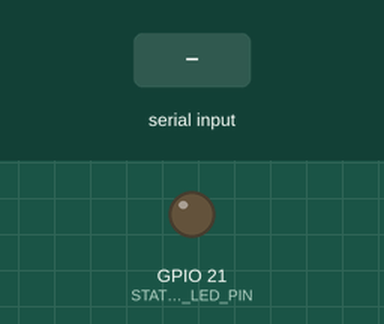
This sketch was run on a simulated Seeed XIAO ESP32-S3. Shown: output pins drawn as LEDs (lit = HIGH). The test bench sets the inputs (shaded band). WiFi joins after 1.5 s; servers stay silent unless stated; uploads are accepted with an empty reply; the camera gives no picture; what the sketch prints to the serial monitor is not drawn.

Above: at 5.5 s.
5.6 s: "c" received over Serial
At 5.85 s:
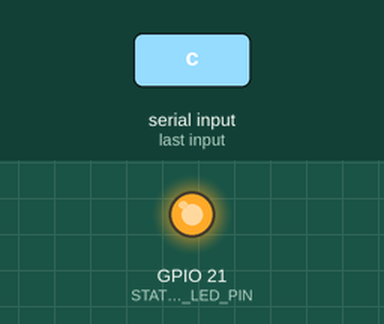
Timing chart, 0 to 8.6 s (numbered marks = the images above; inputs shaded):
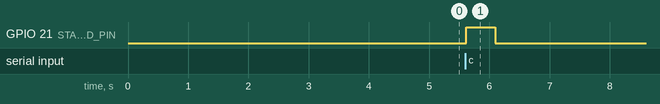

Measured:
- after the input at 5.6 s, GPIO 21 (STATUS_LED_PIN): LOW → HIGH at once, → LOW 0.48 s later

The sketch:

child_spoon_demo_upload.ino
```cpp
/**
 * Upload test sketch for XIAO ESP32S3 Sense + OV5640
 *
 * Serial commands:
 *   c -> capture one spoonful frame and upload to /api/premeal
 *   h -> help
 */

#include "esp_camera.h"
#include <WiFi.h>
#include <HTTPClient.h>

const char* WIFI_SSID = "YOUR_WIFI_SSID";
const char* WIFI_PASSWORD = "YOUR_WIFI_PASSWORD";
const char* SERVER_BASE_URL = "http://YOUR_COMPUTER_IP:5000";
const char* DEVICE_ID = "child-spoon-01";

// XIAO ESP32S3 Sense + OV5640 pins
#define PWDN_GPIO_NUM  -1
#define RESET_GPIO_NUM -1
#define XCLK_GPIO_NUM  10
#define SIOD_GPIO_NUM  40
#define SIOC_GPIO_NUM  39
#define Y9_GPIO_NUM    48
#define Y8_GPIO_NUM    11
#define Y7_GPIO_NUM    12
#define Y6_GPIO_NUM    14
#define Y5_GPIO_NUM    16
#define Y4_GPIO_NUM    18
#define Y3_GPIO_NUM    17
#define Y2_GPIO_NUM    15
#define VSYNC_GPIO_NUM 38
#define HREF_GPIO_NUM  47
#define PCLK_GPIO_NUM  13

#ifdef LED_BUILTIN
const int STATUS_LED_PIN = LED_BUILTIN;
#else
const int STATUS_LED_PIN = -1;
#endif

void setStatusLed(bool on) {
  if (STATUS_LED_PIN >= 0) {
    digitalWrite(STATUS_LED_PIN, on ? HIGH : LOW);
  }
}

bool initCamera() {
  camera_config_t config;
  config.ledc_channel = LEDC_CHANNEL_0;
  config.ledc_timer = LEDC_TIMER_0;
  config.pin_d0 = Y2_GPIO_NUM;
  config.pin_d1 = Y3_GPIO_NUM;
  config.pin_d2 = Y4_GPIO_NUM;
  config.pin_d3 = Y5_GPIO_NUM;
  config.pin_d4 = Y6_GPIO_NUM;
  config.pin_d5 = Y7_GPIO_NUM;
  config.pin_d6 = Y8_GPIO_NUM;
  config.pin_d7 = Y9_GPIO_NUM;
  config.pin_xclk = XCLK_GPIO_NUM;
  config.pin_pclk = PCLK_GPIO_NUM;
  config.pin_vsync = VSYNC_GPIO_NUM;
  config.pin_href = HREF_GPIO_NUM;
  config.pin_sccb_sda = SIOD_GPIO_NUM;
  config.pin_sccb_scl = SIOC_GPIO_NUM;
  config.pin_pwdn = PWDN_GPIO_NUM;
  config.pin_reset = RESET_GPIO_NUM;
  config.xclk_freq_hz = 10000000;
  config.pixel_format = PIXFORMAT_JPEG;

  if (psramFound()) {
    config.frame_size = FRAMESIZE_VGA;
    config.jpeg_quality = 12;
    config.fb_count = 2;
  } else {
    config.frame_size = FRAMESIZE_QVGA;
    config.jpeg_quality = 15;
    config.fb_count = 1;
  }

#ifdef CAMERA_FB_IN_PSRAM
  config.fb_location = CAMERA_FB_IN_PSRAM;
#endif

#ifdef CAMERA_GRAB_LATEST
  config.grab_mode = CAMERA_GRAB_LATEST;
#endif

  esp_err_t err = esp_camera_init(&config);
  if (err != ESP_OK) {
    Serial.printf("[Camera] init failed: 0x%x\n", err);
    return false;
  }

  sensor_t* s = esp_camera_sensor_get();
  if (s) {
    s->set_brightness(s, 0);
    s->set_contrast(s, 0);
    s->set_saturation(s, 0);
  }

  Serial.println("[Camera] ready");
  return true;
}

void connectWiFi() {
  WiFi.mode(WIFI_STA);
  WiFi.begin(WIFI_SSID, WIFI_PASSWORD);

  Serial.printf("[WiFi] connecting to %s", WIFI_SSID);
  int attempts = 0;
  while (WiFi.status() != WL_CONNECTED && attempts < 30) {
    delay(500);
    Serial.print(".");
    attempts++;
  }
  Serial.println();

  if (WiFi.status() == WL_CONNECTED) {
    Serial.printf("[WiFi] connected, IP=%s\n", WiFi.localIP().toString().c_str());
  } else {
    Serial.println("[WiFi] connection failed");
  }
}

camera_fb_t* getFreshFrame() {
  for (int i = 0; i < 2; i++) {
    camera_fb_t* throwaway = esp_camera_fb_get();
    if (throwaway) {
      esp_camera_fb_return(throwaway);
    }
    delay(50);
  }
  return esp_camera_fb_get();
}

String newMealId() {
  uint32_t chip = (uint32_t)(ESP.getEfuseMac() & 0xFFFFFF);
  unsigned long nowSec = millis() / 1000UL;
  char buf[40];
  snprintf(buf, sizeof(buf), "meal-%06lx-%lu", (unsigned long)chip, nowSec);
  return String(buf);
}

String uploadPremeal(camera_fb_t* fb) {
  if (WiFi.status() != WL_CONNECTED) {
    connectWiFi();
    if (WiFi.status() != WL_CONNECTED) {
      return "{\"success\":false,\"error\":\"wifi_not_connected\"}";
    }
  }

  String mealId = newMealId();
  String boundary = "----XIAOSpoonBoundary";
  String bodyHead =
    "--" + boundary + "\r\n"
    "Content-Disposition: form-data; name=\"photo\"; filename=\"capture.jpg\"\r\n"
    "Content-Type: image/jpeg\r\n\r\n";

  String bodyMiddle =
    "\r\n--" + boundary + "\r\n"
    "Content-Disposition: form-data; name=\"device_id\"\r\n\r\n" + String(DEVICE_ID) +
    "\r\n--" + boundary + "\r\n"
    "Content-Disposition: form-data; name=\"meal_id\"\r\n\r\n" + mealId +
    "\r\n--" + boundary + "\r\n"
    "Content-Disposition: form-data; name=\"stage\"\r\n\r\npremeal";

  String bodyTail = "\r\n--" + boundary + "--\r\n";
  size_t totalLen = bodyHead.length() + fb->len + bodyMiddle.length() + bodyTail.length();

  uint8_t* body = (uint8_t*)malloc(totalLen);
  if (!body) {
    return "{\"success\":false,\"error\":\"malloc_failed\"}";
  }

  size_t pos = 0;
  memcpy(body + pos, bodyHead.c_str(), bodyHead.length());
  pos += bodyHead.length();
  memcpy(body + pos, fb->buf, fb->len);
  pos += fb->len;
  memcpy(body + pos, bodyMiddle.c_str(), bodyMiddle.length());
  pos += bodyMiddle.length();
  memcpy(body + pos, bodyTail.c_str(), bodyTail.length());

  HTTPClient http;
  WiFiClient client;
  String url = String(SERVER_BASE_URL) + "/api/premeal";
  if (!http.begin(client, url)) {
    free(body);
    return "{\"success\":false,\"error\":\"http_begin_failed\"}";
  }

  http.addHeader("Content-Type", "multipart/form-data; boundary=" + boundary);
  http.setTimeout(30000);

  Serial.printf("[HTTP] uploading to %s\n", url.c_str());
  int httpCode = http.POST(body, totalLen);
  free(body);

  String response;
  if (httpCode > 0) {
    response = http.getString();
    Serial.printf("[HTTP] status=%d\n", httpCode);
  } else {
    response = "{\"success\":false,\"error\":\"post_failed\"}";
    Serial.printf("[HTTP] error: %s\n", http.errorToString(httpCode).c_str());
  }

  http.end();
  return response;
}

void captureAndUpload() {
  setStatusLed(true);
  camera_fb_t* fb = getFreshFrame();
  if (!fb) {
    Serial.println("[Camera] capture failed");
    setStatusLed(false);
    return;
  }

  Serial.printf("[Camera] captured %u bytes\n", (unsigned int)fb->len);
  String response = uploadPremeal(fb);
  esp_camera_fb_return(fb);
  setStatusLed(false);

  Serial.println("[Server] response:");
  Serial.println(response);
}

void printHelp() {
  Serial.println();
  Serial.println("=== Upload Test Demo ===");
  Serial.println("c : capture one frame and upload");
  Serial.println("h : help");
  Serial.println();
}

void setup() {
  Serial.begin(115200);
  delay(2500);

  if (STATUS_LED_PIN >= 0) {
    pinMode(STATUS_LED_PIN, OUTPUT);
    digitalWrite(STATUS_LED_PIN, LOW);
  }

  Serial.println("\n=== XIAO ESP32S3 Sense Upload Demo ===");
  connectWiFi();

  if (!initCamera()) {
    Serial.println("[Fatal] camera init failed");
    while (true) {
      delay(1000);
    }
  }

  printHelp();
}

void loop() {
  if (Serial.available() > 0) {
    char cmd = (char)Serial.read();
    if (cmd == 'c') {
      captureAndUpload();
    } else if (cmd == 'h') {
      printHelp();
    }
  }
  delay(20);
}
```
